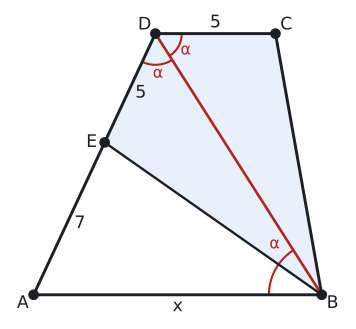

Recreate this plot in Python.
import sys; sys.path.insert(0, "tools")
from cizim import *

P = lambda x, y: np.array([float(x), float(y)])
uz = lambda U, V: round(float(np.linalg.norm(U - V)), 4)
def acisi(K, U, V):
    u, v = U - K, V - K
    return round(float(np.degrees(np.arccos(np.dot(u, v) / np.linalg.norm(u) / np.linalg.norm(v)))), 3)
def birim(U, V):
    t = (V - U) / np.linalg.norm(V - U); return t, np.array([-t[1], t[0]])
def cetik(U, V, n=1, renk=SOLUK, f=0.5):
    M = U + f * (V - U); t, m = birim(U, V)
    for i in range(n):
        c = M + (i - (n - 1) / 2) * 0.2 * S * t
        ax.plot(*zip(c - 0.22 * S * m, c + 0.22 * S * m), color=renk, lw=1.5)
def olcu(U, V, metin, d=0.5, renk=YAZI, fs=13, f=0.5, kutu=False):
    """[UV] üzerinde f oranındaki noktaya, U->V yönünün soluna d*S uzağa yazı (d < 0: sağına)."""
    M = U + f * (V - U); _, m = birim(U, V)
    ax.text(*(M + d * S * m), metin, ha="center", va="center", color=renk, fontsize=fs, zorder=7,
            bbox=dict(facecolor="white", edgecolor="none", pad=1.5) if kutu else None)
def dik_isareti(K, U, V, r=0.4):
    a_ = (U - K) / np.linalg.norm(U - K) * r * S; b_ = (V - K) / np.linalg.norm(V - K) * r * S
    ax.plot(*zip(K + a_, K + a_ + b_, K + b_), color=SOLUK, lw=1.3)
def harf(Q, metin, dx, dy, renk=YAZI, fs=13, kutu=False):
    ax.text(Q[0] + dx * S, Q[1] + dy * S, metin, ha="center", va="center", color=renk, fontsize=fs, zorder=7,
            bbox=dict(facecolor="white", edgecolor="none", pad=1.5) if kutu else None)
def cizgi(U, V, renk=YAZI, lw=2.2, ls="-"):
    ax.plot(*zip(U, V), color=renk, lw=lw, ls=ls)
def basla(xmin, xmax, ymin, ymax, en=5.0):
    global fig, ax
    fig, ax = sekil(en, en * (ymax - ymin) / (xmax - xmin))
    ax.set_aspect("equal"); ax.axis("off"); ax.set_xlim(xmin, xmax); ax.set_ylim(ymin, ymax)
def cokgen(noktalar, dolgu=None, kenar=YAZI, lw=2.2):
    if dolgu: ax.add_patch(patches.Polygon(noktalar, closed=True, facecolor=dolgu, edgecolor="none"))
    ax.plot(*zip(*(list(noktalar) + [noktalar[0]])), color=kenar, lw=lw)
    for Q in noktalar: nokta(ax, *Q, "")
def cerceve(noktalar, kenar=1.0):
    xs = [q[0] for q in noktalar]; ys = [q[1] for q in noktalar]
    return min(xs) - kenar * S, max(xs) + kenar * S, min(ys) - kenar * S, max(ys) + kenar * S
def deltoid(ak, ck, kb):
    """K orijinde; A altta, C üstte, D solda, B sağda. |AB| = |AD|, |CB| = |CD|."""
    return P(0, -ak), P(kb, 0), P(0, ck), P(-kb, 0), P(0, 0)
def koseler(A, B, C, D, r=0.5):
    harf(A, "A", 0, -r); harf(B, "B", r, 0); harf(C, "C", 0, r); harf(D, "D", -r, 0)
def alan_hesap(*Q):
    return round(abs(sum(Q[i][0] * Q[(i + 1) % len(Q)][1] - Q[(i + 1) % len(Q)][0] * Q[i][1] for i in range(len(Q)))) / 2, 4)

# Bölüm 5: ABCD yamuk, [AB] ∥ [DC]; E ∈ [AD]; DEBC deltoid: |DE| = |DC| = 5, |BE| = |BC|. |AE| = 7 → |AD| = |AB| = 12.
t = np.radians(65)
A, B = P(0, 0), P(12, 0); D = 12 * P(np.cos(t), np.sin(t)); C = D + P(5, 0); E = D + (A - D) * 5 / 12
S = 0.9
print("BE", uz(B, E), "BC", uz(B, C), "DE", uz(D, E), "DC", uz(D, C), "AE", uz(A, E), "ADB", acisi(D, A, B), "BDC", acisi(D, B, C), "ABD", acisi(B, A, D))
basla(*cerceve([A, B, C, D], 1.2), en=4.6)
ax.add_patch(patches.Polygon([D, E, B, C], closed=True, facecolor=MAVI_ACIK, edgecolor="none"))
cokgen([A, B, C, D]); cizgi(E, B, YAZI, 1.8); nokta(ax, *E, "")
cizgi(D, B, KIRMIZI, 2.0)
harf(A, "A", -0.5, -0.4); harf(B, "B", 0.5, -0.4); harf(C, "C", 0.5, 0.4); harf(D, "D", -0.5, 0.4); harf(E, "E", -0.6, 0)
olcu(D, C, "5", 0.5); olcu(E, D, "5", -0.55); olcu(A, E, "7", -0.55); olcu(A, B, "x", -0.55)
aci(ax, D, E, B, r=1.3, renk=KIRMIZI); aci(ax, D, B, C, r=1.1, renk=KIRMIZI); aci(ax, B, A, D, r=2.2, renk=KIRMIZI)
for U, V, r in ((E, B, 1.85), (B, C, 1.6)):
    a1 = np.arctan2(*(U - D)[::-1]); a2 = np.arctan2(*(V - D)[::-1]); m = (a1 + a2) / 2
    ax.text(D[0] + r * S * np.cos(m), D[1] + r * S * np.sin(m), "α", color=KIRMIZI, ha="center", va="center", fontsize=12)
m = np.radians(133)
ax.text(B[0] + 3.2 * S * np.cos(m), B[1] + 3.2 * S * np.sin(m), "α", color=KIRMIZI, ha="center", va="center", fontsize=12)
kaydet(fig, __file__)
